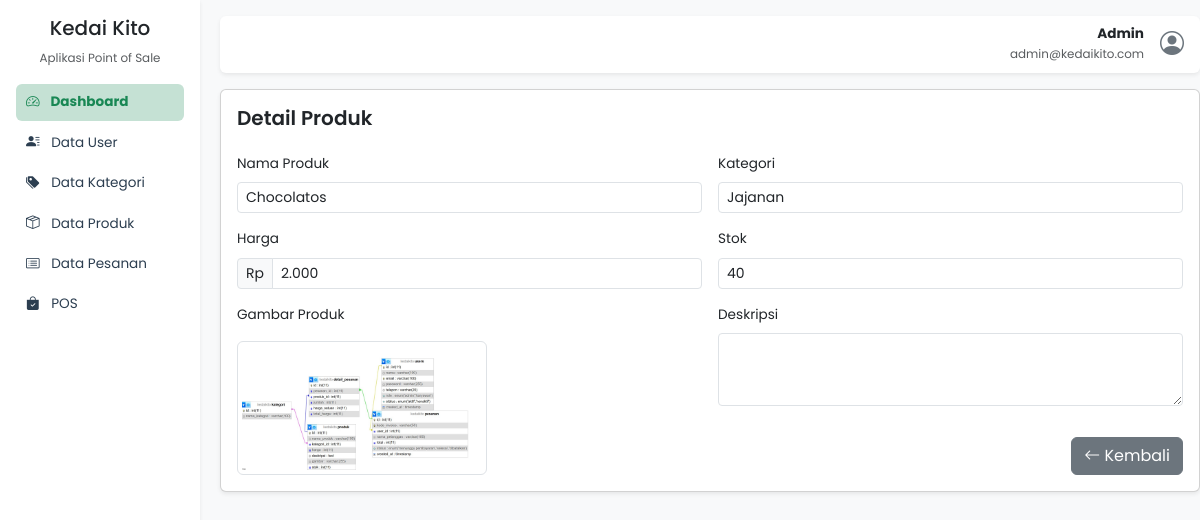
The app's page /detail_produk.php?id=23 (signed in) with its own data.
### tables this page shows
CREATE TABLE `produk` (
  `id` int(11) NOT NULL,
  `nama_produk` varchar(100) DEFAULT NULL,
  `kategori_id` int(11) DEFAULT NULL,
  `harga` int(11) DEFAULT NULL,
  `deskripsi` text DEFAULT NULL,
  `gambar` varchar(255) DEFAULT NULL,
  `stok` int(11) DEFAULT 0
);

CREATE TABLE `kategori` (
  `id` int(11) NOT NULL,
  `nama_kategori` varchar(100) DEFAULT NULL
);

### detail_produk.php (the view, shortened to what this page needs)
<?php
require_once 'koneksi.php';
$id = (int) $_GET['id'];
$stmt = $conn->prepare("SELECT produk.*, kategori.nama_kategori FROM produk JOIN kategori ON produk.kategori_id = kategori.id WHERE produk.id = ?");
$stmt->bind_param("i", $id);
$stmt->execute();
$result = $stmt->get_result();
$produk = $result->fetch_assoc();
?>
<!DOCTYPE html>
<html lang="id">
<head>
  <link
    href="https://cdn.jsdelivr.net/npm/bootstrap@5.3.2/dist/css/bootstrap.min.css"
    rel="stylesheet" />
  <link
    href="https://cdn.jsdelivr.net/npm/bootstrap-icons@1.10.5/font/bootstrap-icons.css"
    rel="stylesheet" />
</head>
<body class="bg-light">
  <div
    class="sidebar bg-white shadow-sm position-fixed top-0 start-0 h-100 p-3">
    <div class="text-center mb-3">
      <h5>Kedai Kito</h5>
      <small class="text-muted">Aplikasi Point of Sale</small>
    </div>
    <ul class="nav flex-column">
      <li class="nav-item">
        <a
          class="nav-link active fw-bold bg-success bg-opacity-25 rounded"
          href="index"><i class="bi bi-speedometer2 me-2"></i> Dashboard</a>
      </li>
      <li class="nav-item">
        <a class="nav-link" href="datauser.php"><i class="bi bi-person-lines-fill me-2"></i> Data User</a>
      </li>
      <li class="nav-item">
        <a class="nav-link" href="#"><i class="bi bi-tags-fill me-2"></i> Data Kategori</a>
      </li>
      <li class="nav-item">
        <a class="nav-link" href="#"><i class="bi bi-box-seam me-2"></i> Data Produk</a>
      </li>
      <li class="nav-item">
        <a class="nav-link" href="#"><i class="bi bi-card-list me-2"></i> Data Pesanan</a>
      </li>
      <li class="nav-item">
        <a class="nav-link" href="#"><i class="bi bi-bag-check-fill me-2"></i> POS</a>
      </li>
    </ul>
  </div>
  <div class="main-content ms-220 py-3" style="margin-left: 220px">
    <div
      class="d-flex justify-content-end align-items-center bg-white rounded shadow-sm px-3 py-2 mb-3">
      <div class="text-end me-3">
        <strong><?= $_SESSION['nama'] ?></strong><br />
        <small class="text-muted"><?= $_SESSION['email'] ?></small>
      </div>
      <i class="bi bi-person-circle fs-4 text-secondary"></i>
    </div>
    <div class="card shadow-sm">
      <div class="card-body">
        <h5 class="card-title mb-4 fw-semibold">Detail Produk</h5>
        <form method="POST" enctype="multipart/form-data" novalidate>
          <div class="row g-3">
            <div class="col-md-6">
              <label class="form-label">Nama Produk</label>
              <input type="text" class="form-control form-control-sm" value="<?= htmlspecialchars($produk['nama_produk']) ?>" readonly>
            </div>
            <div class="col-md-6">
              <label class="form-label">Kategori</label>
              <input type="text" class="form-control form-control-sm" value="<?= htmlspecialchars($produk['nama_kategori']) ?>" readonly>
            </div>
            <div class="col-md-6">
              <label class="form-label">Harga</label>
              <div class="input-group input-group-sm">
                <span class="input-group-text">Rp</span>
                <input type="text" class="form-control form-control-sm" value="<?= number_format($produk['harga'], 0, ',', '.') ?>" readonly>
              </div>
            </div>
            <div class="col-md-6">
              <label class="form-label">Stok</label>
              <input type="text" class="form-control form-control-sm" value="<?= htmlspecialchars($produk['stok']) ?>" readonly>
            </div>
            <div class="col-md-6">
              <label class="form-label">Gambar Produk</label>
              <div class="mt-2">
                <img src="uploads/<?= htmlspecialchars($produk['gambar']) ?>" alt="Gambar Produk" class="img-thumbnail" style="max-width: 250px;">
              </div>
            </div>
            <div class="col-md-6 d-flex flex-column">
              <label class="form-label">Deskripsi</label>
              <textarea class="form-control form-control-sm" rows="3" readonly><?= htmlspecialchars($produk['deskripsi']) ?></textarea>
              <div class="mt-auto text-end mt-3">
                <a href="dataproduk.php" class="btn btn-secondary"><i class="bi bi-arrow-left"></i> Kembali</a>
              </div>
            </div>
          </div>
        </form>
      </div>
    </div>
  </div>
</body>
</html>

### detail_produk.php (style rules this page uses)
body { font-family: "Poppins", sans-serif; font-size: 0.85rem; }
.sidebar { width: 200px; z-index: 1000; }
.sidebar .nav-item+.nav-item { margin-top: 6px; }
.sidebar .nav-link { color: #2c3e50; padding: 8px 12px; border-radius: 6px; transition: background 0.2s ease; font-size: 0.85rem; padding: 8px 10px; }
.sidebar .nav-item+.nav-item { margin-top: 4px; }
.sidebar .nav-link.active { background-color: rgba(25, 135, 84, 0.2); color: #198754; font-weight: 600; }

### records on screen
produk: nama_produk "Chocolatos", kategori.nama_kategori "Jajanan", harga "2.000", stok "40", gambar (picture)

### other values on screen
$_SESSION['nama'] "Admin"
$_SESSION['email'] "admin@kedaikito.com"
